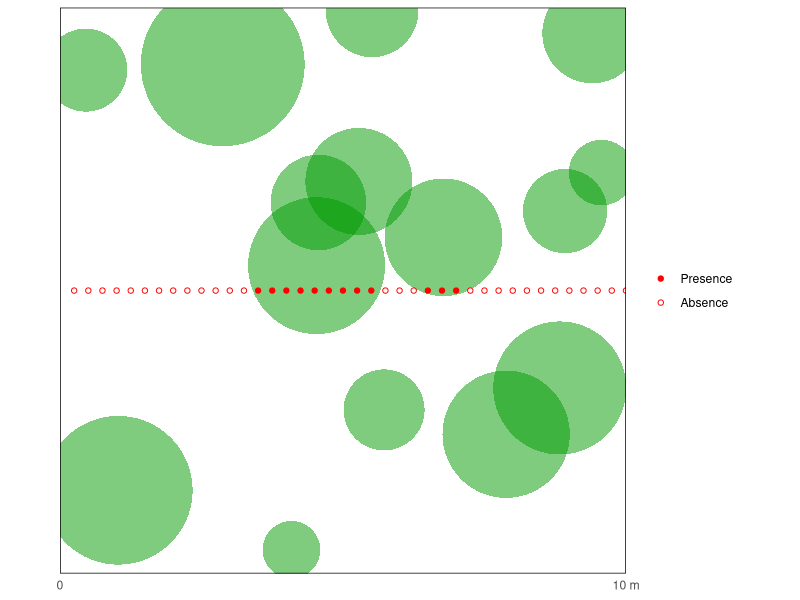
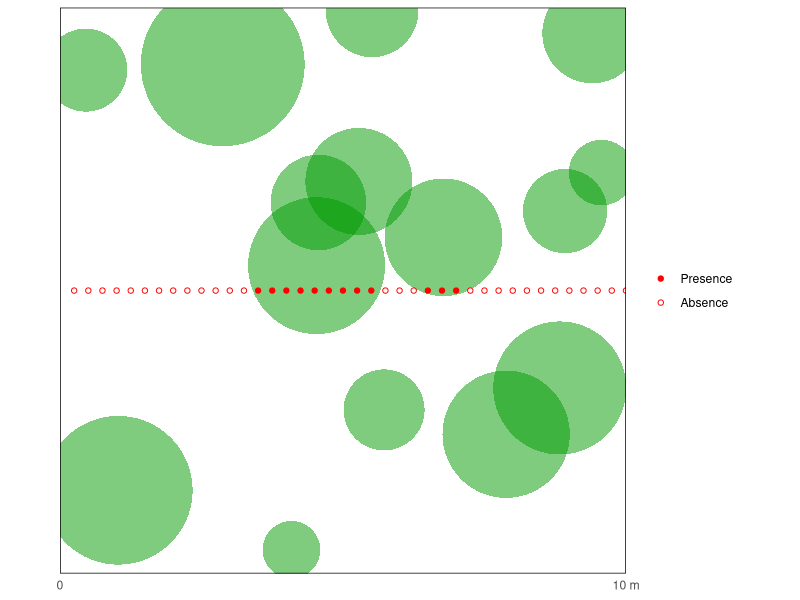

Write R code to recreate these figures, in order.
# set up
# ------------------------------------------------------------------------------
library(tidyverse)
library(ggforce)

set.seed(123)

n_circles <- 15
n_points <- 40
plot_dim <- 10
point_y <- plot_dim / 2
point_x_start <- 0.25
point_x_end <- plot_dim
radius_mean <- 1.0
radius_sd <- 0.25
circle_color <- "#009900"
circle_alpha <- 0.5
hit_color <- "#ff0000"
miss_color <- "white"
point_border_color <- hit_color
point_size <- 1.5

# make data
# ------------------------------------------------------------------------------
circles <- tibble(id = 1:n_circles,
                      x = runif(n_circles, 0, plot_dim),
                      y = runif(n_circles, 0, plot_dim),
                      radius = rnorm(n_circles, 
                                     mean = radius_mean, 
                                     sd = radius_sd))

points <- tibble(x = seq(point_x_start, point_x_end, length.out = n_points),
                     y = rep(point_y, n_points)
)

# check intersections
is_hit <- function(px, py, circles) {
    dist_sq <- (px - circles$x)^2 + (py - circles$y)^2
    any(dist_sq <= circles$radius^2)
}

points <- 
    points %>%
    mutate(is_hit = map2_lgl(x, y, \(x, y) is_hit(x, y, circles)),
           status = factor(if_else(is_hit, "Presence", "Absence"),
                           levels = c("Presence", "Absence"))) # legend order

# plot
# ------------------------------------------------------------------------------
ggplot() +
    geom_circle(data = circles,
                aes(x0 = x, y0 = y, r = radius),
                fill = circle_color,
                alpha = circle_alpha,
                color = NA ) + # border color
    geom_point(data = points,
               aes(x = x, y = y, fill = status), # Map fill to status
               shape = 21, # Shape 21 allows fill and border color
               color = point_border_color, # Set border color directly
               size = point_size) +
    scale_fill_manual(name = NULL, # No legend title
                      values = c("Presence" = hit_color, 
                                 "Absence" = miss_color),
                      drop = FALSE) + # absent levels are shown 
    coord_fixed(ratio = 1, 
                xlim = c(0, plot_dim), 
                ylim = c(0, plot_dim), 
                expand = FALSE) + # clips circles
    scale_x_continuous(breaks = c(0, plot_dim),
                        labels = c("0", paste0(plot_dim, " m"))) +
    scale_y_continuous(breaks = NULL) + # No y-axis labels
    theme_minimal() +
    theme(panel.border = element_rect(colour = "black", 
                                      fill = NA, 
                                      linewidth = 0.5),
          panel.grid = element_blank(), # No grid lines
          axis.title = element_blank(), # No axis titles
          axis.text.y = element_blank(), # No y-axis text
          axis.ticks = element_blank(), # No tick marks
          axis.line = element_blank()) # No axis lines

ggsave('plot.png')
